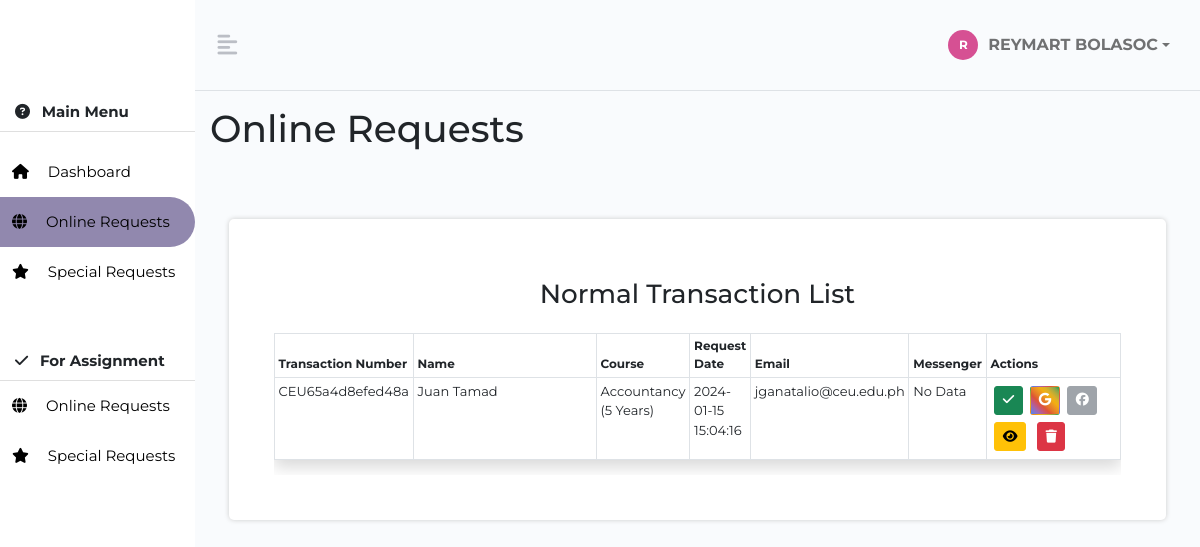
Page /adash-onlineapp.php (signed in) on the earlier database version.
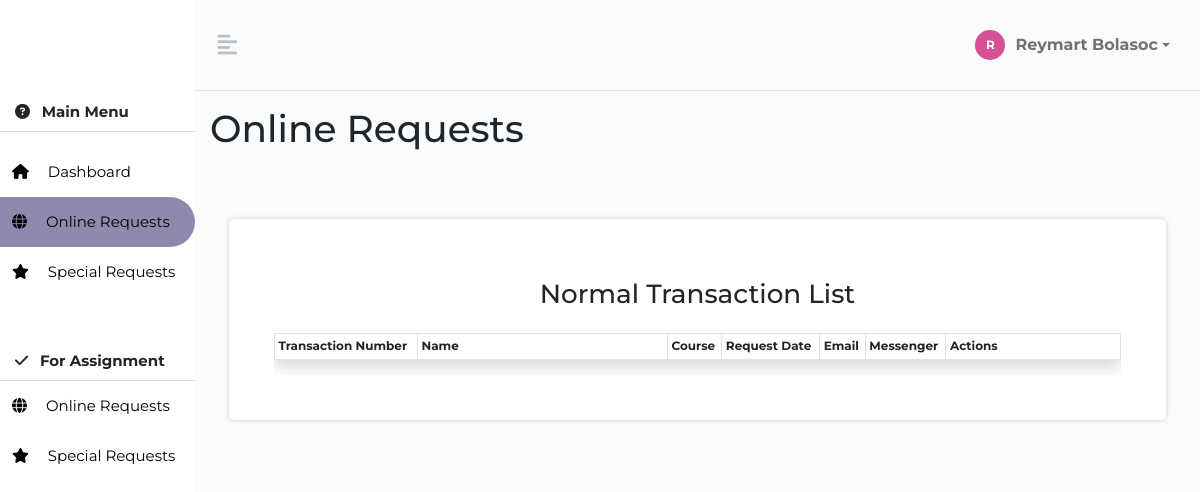
Same page on the later database version.
### tables this page shows
CREATE TABLE IF NOT EXISTS `tbl_accounts` (
  `id` int(10) UNSIGNED NOT NULL AUTO_INCREMENT,
  `username` varchar(20) DEFAULT NULL,
  `password` varchar(64) DEFAULT NULL,
  `salt` varchar(32) DEFAULT NULL,
  `name` varchar(50) DEFAULT NULL,
  `joined` datetime DEFAULT NULL,
  `groups` int(11) DEFAULT NULL,
  `colleges` varchar(100) DEFAULT NULL,
  `quote` varchar(20) DEFAULT NULL,
  `dp` longblob,
  `nm` varchar(255) DEFAULT NULL,
  `mm` varchar(255) DEFAULT NULL,
  `email` varchar(120) DEFAULT NULL,
  `diploma` tinyint(1) NOT NULL DEFAULT '0',
  `last_assigned` datetime DEFAULT NULL,
  `status` tinyint(1) NOT NULL DEFAULT '1',
  PRIMARY KEY (`id`)
);

CREATE TABLE IF NOT EXISTS `tbl_transaction` (
  `id` int(11) NOT NULL AUTO_INCREMENT,
  `transactionid` varchar(255) NOT NULL,
  `stdn` varchar(255) NOT NULL,
  `yeargrad` varchar(255) NOT NULL,
  `status` varchar(255) NOT NULL,
  `fullname` varchar(255) NOT NULL,
  `course` varchar(255) NOT NULL,
  `reason` varchar(255) NOT NULL,
  `contactnumber` varchar(255) NOT NULL,
  `emailaddress` varchar(255) NOT NULL,
  `facebook` varchar(255) NOT NULL,
  `dateapp` datetime NOT NULL DEFAULT CURRENT_TIMESTAMP,
  `remarks` varchar(255) NOT NULL DEFAULT 'PENDING',
  `dateconfirmed` datetime DEFAULT NULL,
  `paymentdate` datetime DEFAULT NULL,
  `signeddate` datetime DEFAULT NULL,
  `releasedate` datetime DEFAULT NULL,
  `points` double NOT NULL,
  `price` double NOT NULL,
  `specialinstruction` text,
  `assignee` varchar(255) DEFAULT NULL,
  `summary` text,
  `info` varchar(255) DEFAULT NULL,
  PRIMARY KEY (`id`)
);

### resource/php/class/Conf.php (called while the page is built)
<?php
class Conf{
    public static function get($path=null){
        if($path){
            $config = $GLOBALS['config'];
            $path = explode('/',$path);
            foreach ($path as $bit) {
                if(isset($config[$bit])){
                    $config = $config[$bit];
                }
            }
            return $config;
        }
    }
}
 ?>

### resource/php/class/DB.php (called while the page is built, shortened)
<?php
class DB{
    private static $_instance = null;
    private $_pdo,
            $_query,
            $_error=false,
            $_result,
            $_count= 0;
    private function __construct() {
        try {
            $this->_pdo = new PDO('mysql:host='.Conf::get('mysql/host').';dbname='.Conf::get('mysql/db'),Conf::get('mysql/username'),Conf::get('mysql/password'));
        } catch (PDOException $e) {
            die($e->getMessage());
        }
    }
    public static function getInstance(){
        if(!isset(self::$_instance)){
            self::$_instance = new DB();
        }
        return self::$_instance;
    }
    public function query ($sql,$params =array()){
        $this-> _error = false;
        if($this->_query = $this->_pdo->prepare($sql)){
            $x=1;
            if(count($params)){
                foreach ($params as $param) {
                    $this->_query->bindValue($x,$param);
                    $x++;
                }
            }
        }
        if($this->_query->execute()){
            $this->_result = $this->_query->fetchAll(PDO::FETCH_OBJ);
            $this->_count = $this->_query->rowCount();
        }else{
            $this->_error = true;
        }
        return $this;
    }
    public function error(){
        return $this->_error;
    }
    public function action($action,$table,$where=array()){
        if(count($where) ===3){
            $operators = array('=','>','<','>=','<=');
            $field      =$where[0];
            $operator   =$where[1];
            $value      =$where[2];
            if(in_array($operator,$operators)){
                $sql ="{$action} FROM {$table} WHERE {$field}{$operator} ?";
                if(!$this->query($sql, array($value))->error()){
                    return $this;
                }
            }
        }
        return false;
    }
    public function get($table,$where){
        return $this->action('SELECT *',$table, $where);
    }
    public function count(){
        return $this->_count;
    }
    public function result(){
        return $this->_result;
    }
    public function first(){
        return $this->result()[0];
    }
}
?>

### resource/php/class/user.php (called while the page is built, shortened)
<?php
class user{
    private $_db,
            $_data,
            $_sessionName,
            $_cookieName,
            $_isLoggedIn;
    public function __construct($user = null){
        $this->_db = DB::getInstance();
        $this->_sessionName= Conf::get('session/session_name');
        if(!$user){
            if(Session::exists($this->_sessionName)){
                $user= Session::get($this->_sessionName);
                if($this->find($user)){
                    $this->_isLoggedIn = true;
                }else{
                }
            }
        }else {
            $this->find($user);
        }
    }
    public function find($user=null){
        if($user){
            $field=(is_numeric($user)) ? 'id' :'username';
            $data = $this->_db->get('tbl_accounts',array($field,'=',$user));
            if($data->count()){
                $this->_data = $data->first();
                return true;
            }
        }
        return false;
    }
    public function data(){
        return $this->_data;
    }
}
 ?>

### resource/php/class/Session.php (called while the page is built, shortened)
<?php
class Session{
    public static function exists($name){
        return (isset($_SESSION[$name])) ? true : false;
    }
    public static function get($name){
        return $_SESSION[$name];
    }
}
 ?>

### resource/php/class/viewtable.php (the view, shortened to what the changed rows need)
<?php
class viewtable extends config{
  public function tableWalkIn()
  {
    $con = $this->con();
    $sql = "SELECT * FROM `tbl_transaction` WHERE `remarks` = 'PENDING'";
    $data= $con->prepare($sql);
    $data->execute();
    $result = $data->fetchAll(PDO::FETCH_ASSOC);
    echo "<div class='table-responsive'>";
    echo "<table id='scholartable' class='table table-bordered table-sm table-bordered table-hover shadow display' width='100%' style='font-size: 12px'>";
    echo "<thead class='thead-dark'>";
    echo "<th>Transaction Number</th>";
    echo "<th style='width: 250px;'>Name</th>";
    echo "<th>Course</th>";
    echo "<th>Request Date</th>";
    echo "<th>Email</th>";
    echo "<th>Messenger</th>";
    echo "<th style='width: 175px;'>Actions</th>";
    echo "</thead>";
    foreach ($result as $data) {
    echo "<tr style='font-size: 13px'>";
    echo "<td>$data[transactionid]</td>";
    echo "<td>$data[fullname]</td>";
    echo "<td>$data[course]</td>";
    echo "<td>$data[dateapp]</td>";
    echo "<td>$data[emailaddress]</td>";
    if(empty($data['facebook'])){
      echo "<td>No Data</td>";
    }else{
      echo "<td>$data[facebook]</td>";
    }
    echo "<td><a href='actions.php?landing=adash-onlineapp&state=5&transactionID=$data[transactionid]&type=reg' class='btn btn-sm  btn-success m-1' data-toggle='tooltip' data-placement='top' title='Awaiting Payment'><i class='fa-solid fa-check'></i></a><a href='https://mail.google.com/mail/?view=cm&fs=1&to=$data[emailaddress]&su= $data[fullname] - CEU Document Request -  $data[transactionid]&body=Goodmorning!%0D%0A%0D%0AWe have received and acknowledged your request!%0D%0A%0D%0ATotal Break down of your transaction is listed below:%0D%0A %0D%0A $data[summary] %0D%0ATotal Price: PHP$data[price].00 %0D%0A%0D%0APayments can be made through this link.%0D%0A https://ptipages.paynamics.net/ceu/default.aspx %0D%0A%0D%0A *Please send us the proof of payment to this email address for us to proceed with your documents. %0D%0A %0D%0A Release date is 15 working days after submission of proof of payment for TOR %0D%0A and 5 working days after submission of proof of payment for certificates ( please send it to this email thread for faster transaction) %0D%0A %0D%0A Thank you and Stay safe!' target='_blank' class='btn btn-sm  btn-google m-1' data-toggle='tooltip' data-placement='top' title='Open Gmail'><i class='fa-brands fa-google'></i></a>";
     if(empty($data['facebook'])){
            echo "<a href='#' class='btn btn-sm  btn-secondary m-1 disabled' data-toggle='tooltip' data-placement='top' title='FB'><i class='fa-brands fa-facebook' disabled></i></a>";
    }else{
      echo "<a href='https://www.messenger.com/t/$data[facebook]' target='__blank' class='btn btn-sm  btn-primary m-1' data-toggle='tooltip' data-placement='top' title='FB'><i class='fa-brands fa-facebook'></i></a>";
          }
    echo       "<a href='ainfo.php?tID=$data[transactionid]&type=reg' class='btn btn-sm  btn-warning m-1' data-toggle='tooltip' data-placement='top' title='View Request Details'><i class='fa-solid fa-eye'></i></a>
               <a href='#' class='btn btn-sm btn-danger m-1 remove-request' data-bs-toggle='modal' data-bs-target='#confirmationModal' data-transaction-id='$data[transactionid]' data-toggle='tooltip' data-placement='top' title='Remove Request'><i class='fa-solid fa-trash'></i></a>
                    </td>";
    }
  }
}

### adash-onlineapp.php (shortened to what the changed rows need)
<?php
$table = new viewtable();
$user = new user();
?>
<!DOCTYPE html>
<html lang="en" dir="ltr">
  <head>
    <link href="https://cdn.jsdelivr.net/npm/bootstrap@5.0.2/dist/css/bootstrap.min.css" rel="stylesheet">
    <link rel="stylesheet" href="resource/css/styledash.css" type="text/css">
  </head>
  <body>
    <header>
      <div class="d-flex" id="wrapper">
        <div id="page-content-wrapper">
          <nav class="navbar navbar-expand-lg navbar-light bg-transparent py-4 px-4 border-bottom">
            <div class="collapse navbar-collapse" id="navbarSupportedContent">
              <ul class="navbar-nav  ms-auto mb-2 mb-lg-0">
                <li class="nav-item dropdown ">
                   <a href="#" class="nav-link dropdown-toggle second-text fw-bold username" id="navbarDropdown" role="button" data-bs-toggle="dropdown" aria-expanded="false">
                    <span class="avatar"><?php echo substr($user->data()->name, 0, 1); ?></span> <?php echo $user->data()->name; ?> </a>
                </li>
              </ul>
            </div>
          </nav>
          <div class="p-3">
              <h1>Online Requests</h1>
          </div>
          <div class="container-fluid p-5">
            <div class="row">
              <div class="col-md p-5 content">
                <?php $table->tableWalkIn(); ?>
              </div>
            </div>
          </div>
        </div>
      </div>
     </div>
    </header>
    </body>
</html>

Differences in the rows shown:
removed tbl_transaction: transactionid "CEU65a4d8efed48a", fullname "Juan Tamad", course "Accountancy (5 Years)", dateapp "2024-01-15 15:04:16", emailaddress "jganatalio@ceu.edu.ph", facebook "No Data"
changed tbl_accounts: name "REYMART BOLASOC" → "Reymart Bolasoc"
